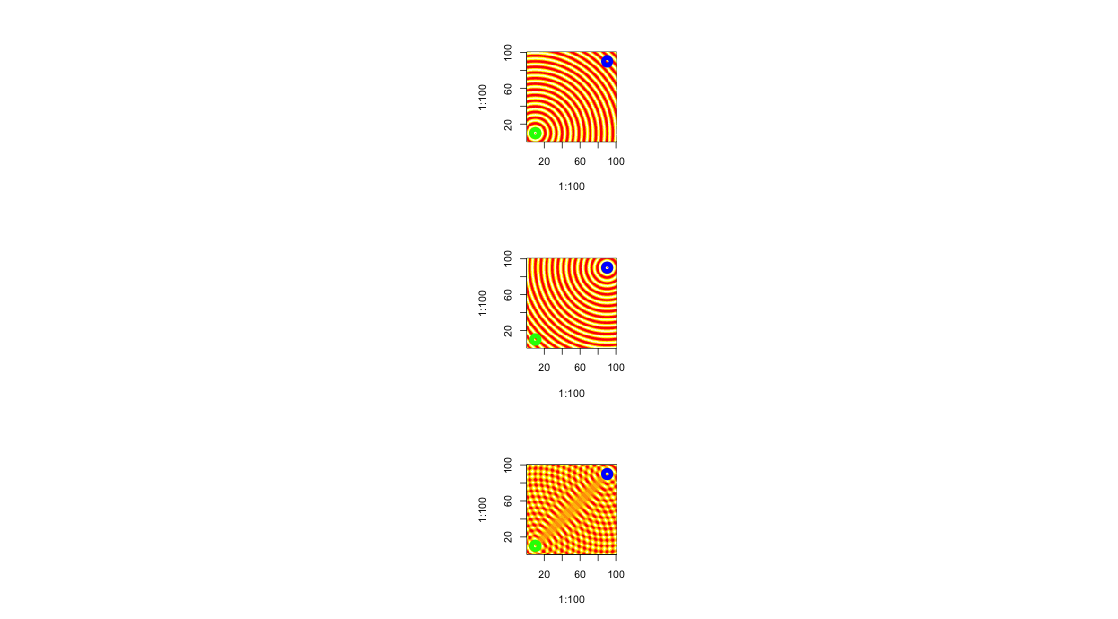

This figure's R source:
    #28211
    
    x1 <- 10
    y1 <- 10
    
    
    x2 <- 90
    y2 <- 90
    
    z1 <- matrix(0,100,100)
    z2 <- z1
    ztot <- z1
    
    for (x in 1:100)
    {
      for (y in 1:100)
      {
        z1[x,y] <- sin(sqrt(((x-x1)^2 + (y-y1)^2))) 
        z2[x,y] <- sin(sqrt(((x-x2)^2 + (y-y2)^2)))
        ztot[x,y] <- z1[x,y] + z2[x,y]
      }
    }
    
    par(pty="s", mfrow=c(3,1))
    image(1:100,1:100,z1)
    points(x1,y1,lwd=10,col="green")
    points(x2,y2,lwd=10,col="blue")
    image(1:100,1:100,z2)
    points(x1,y1,lwd=10,col="green")
    points(x2,y2,lwd=10,col="blue")
    image(1:100,1:100,ztot)
    points(x1,y1,lwd=10,col="green")
    points(x2,y2,lwd=10,col="blue")
